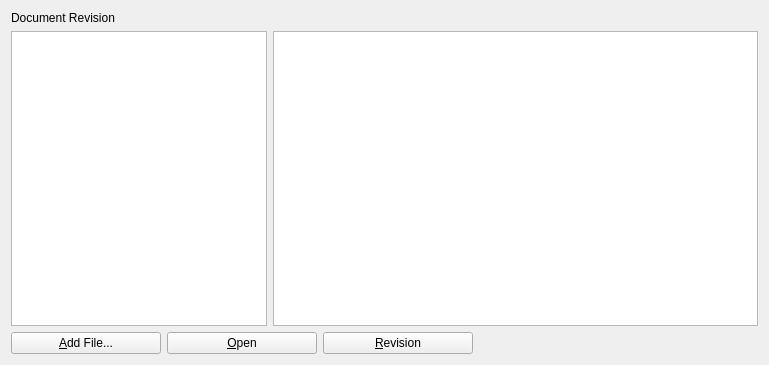
<?xml version="1.0" encoding="UTF-8"?>
<ui version="4.0">
 <class>DocumentList</class>
 <widget class="QWidget" name="DocumentList">
  <property name="geometry">
   <rect>
    <x>0</x>
    <y>0</y>
    <width>769</width>
    <height>365</height>
   </rect>
  </property>
  <property name="windowTitle">
   <string>Form</string>
  </property>
  <layout class="QVBoxLayout" name="verticalLayout">
   <item>
    <widget class="QLabel" name="labelInfo">
     <property name="text">
      <string>Document Revision</string>
     </property>
     <property name="wordWrap">
      <bool>true</bool>
     </property>
    </widget>
   </item>
   <item>
    <layout class="QHBoxLayout" name="horizontalLayoutList">
     <item>
      <widget class="QListView" name="listViewDocuments">
       <property name="sizePolicy">
        <sizepolicy hsizetype="Fixed" vsizetype="Expanding">
         <horstretch>0</horstretch>
         <verstretch>0</verstretch>
        </sizepolicy>
       </property>
       <property name="acceptDrops">
        <bool>false</bool>
       </property>
       <property name="sizeAdjustPolicy">
        <enum>QAbstractScrollArea::AdjustIgnored</enum>
       </property>
      </widget>
     </item>
     <item>
      <widget class="QTextBrowser" name="textBrowserRevision">
       <property name="openLinks">
        <bool>false</bool>
       </property>
      </widget>
     </item>
    </layout>
   </item>
   <item>
    <layout class="QHBoxLayout" name="horizontalLayoutBtn">
     <item>
      <widget class="QPushButton" name="pushButtonAddFile">
       <property name="sizePolicy">
        <sizepolicy hsizetype="Maximum" vsizetype="Fixed">
         <horstretch>0</horstretch>
         <verstretch>0</verstretch>
        </sizepolicy>
       </property>
       <property name="minimumSize">
        <size>
         <width>150</width>
         <height>0</height>
        </size>
       </property>
       <property name="text">
        <string>&amp;Add File...</string>
       </property>
      </widget>
     </item>
     <item>
      <widget class="QPushButton" name="pushButtonOpenFile">
       <property name="sizePolicy">
        <sizepolicy hsizetype="Maximum" vsizetype="Fixed">
         <horstretch>0</horstretch>
         <verstretch>0</verstretch>
        </sizepolicy>
       </property>
       <property name="minimumSize">
        <size>
         <width>150</width>
         <height>0</height>
        </size>
       </property>
       <property name="text">
        <string>&amp;Open</string>
       </property>
      </widget>
     </item>
     <item>
      <widget class="QPushButton" name="pushButtonRevision">
       <property name="sizePolicy">
        <sizepolicy hsizetype="Maximum" vsizetype="Fixed">
         <horstretch>0</horstretch>
         <verstretch>0</verstretch>
        </sizepolicy>
       </property>
       <property name="minimumSize">
        <size>
         <width>150</width>
         <height>0</height>
        </size>
       </property>
       <property name="text">
        <string>&amp;Revision</string>
       </property>
      </widget>
     </item>
     <item>
      <spacer name="horizontalSpacer">
       <property name="orientation">
        <enum>Qt::Horizontal</enum>
       </property>
       <property name="sizeHint" stdset="0">
        <size>
         <width>40</width>
         <height>20</height>
        </size>
       </property>
      </spacer>
     </item>
    </layout>
   </item>
  </layout>
 </widget>
 <resources/>
 <connections/>
</ui>
